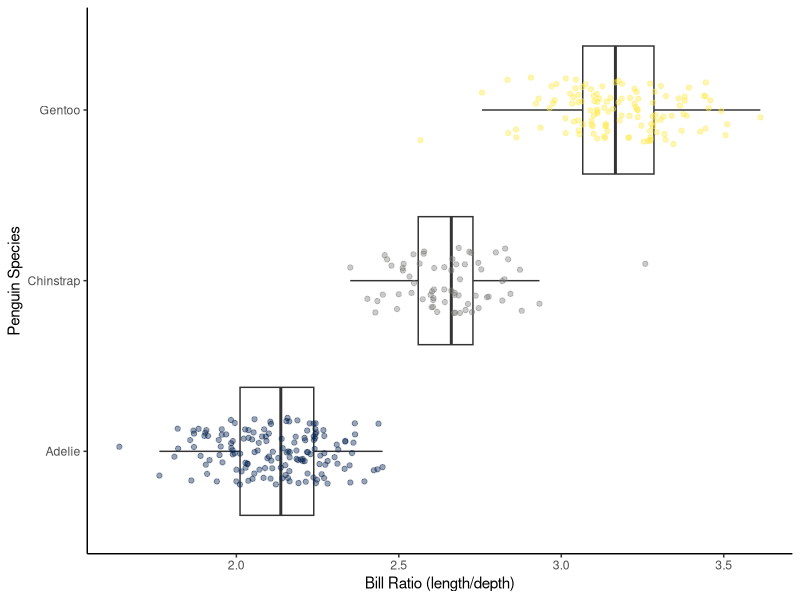
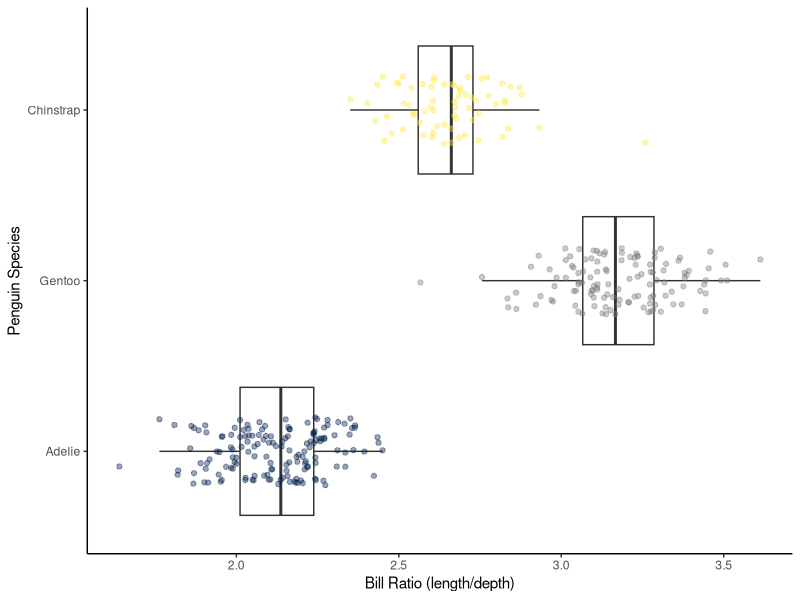
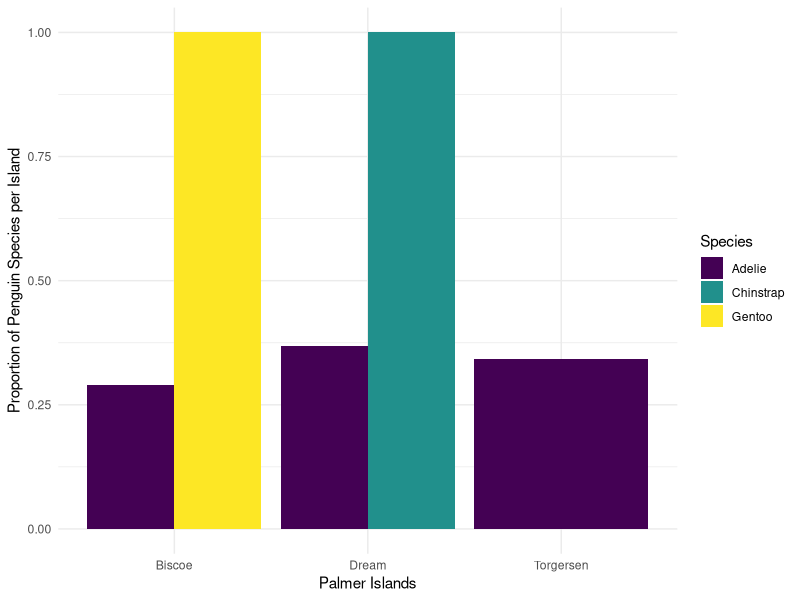

Here is the R script that generated these plots, in order:
## ---- chunk 1
#| label: setup
#| include: false

library(tidyverse)
library(palmerpenguins)
data(penguins)
## ---- chunk 2
penguins |>
  mutate(body_mass_kg = body_mass_g / 1000)
## ---- chunk 3
penguins |> 
  drop_na() #if we leave it blank it will remove any row with an NA
## ---- chunk 4
penguins |> 
  drop_na(sex) #adding a variable, removes rows with NA just for that variable
## ---- chunk 5
#| label: "create-variable"
penguins <- penguins |> 
  mutate(bill_ratio = bill_length_mm/bill_depth_mm) #create bill ratio variable using length/depth
## ---- chunk 6
#| label: "create-boxplot"
penguins |> #load penguin data
  ggplot(aes(x = bill_ratio, y = species)) + #create plot with x as bill ratio and y as species
  geom_boxplot(outliers = FALSE) + #create boxplot with no outliers
  geom_jitter(aes(color = species), #add a jitter plot with point color mapped to species
              height = 0.2, #decrease vertical range on points
              alpha = 0.4) + #decrease transparency
  guides(color = "none") + #remove legend for color
  scale_color_viridis_d(option = "cividis") + #change color pallate to cividis
  labs(x = "Bill Ratio (length/depth)", #change x-axis label
       y = "Penguin Species") + #change y-axis label
  theme_classic() #change theme of plot
## ---- chunk 7
"create-3-variables"
penguins <- penguins |>
  mutate(bill_ratio = bill_length_mm/bill_depth_mm, #create bill ratio variable using length/depth
         body_mass_kg = body_mass_g/1000, #create body mass variable in kg
         flipper_length_m = flipper_length_mm/1000) #create flipper length variable in m
## ---- chunk 8
#| label: "create-boxplot-2"
penguins |> 
  mutate(species = 
           fct_relevel(species, "Adelie", "Gentoo", "Chinstrap"),
         bill_ratio = bill_length_mm/bill_depth_mm) |> 
  ggplot(aes(x = bill_ratio, y = species)) + #create plot with x as bill ratio and y as species
  geom_boxplot(outliers = FALSE) + #create boxplot with no outliers
  geom_jitter(aes(color = species), #add a jitter plot with point color mapped to species
              height = 0.2, #decrease vertical range on points
              alpha = 0.4) + #decrease transparency
  guides(color = "none") + #remove legend for color
  scale_color_viridis_d(option = "cividis") + #change color pallate to cividis
  labs(x = "Bill Ratio (length/depth)", #change x-axis label
       y = "Penguin Species") + #change y-axis label
  theme_classic() #change theme of plot
## ---- chunk 9
penguins |>
  group_by(species) |>
  summarize(mass_mean = mean(body_mass_g, na.rm = TRUE),
            mass_sd = sd(body_mass_g, na.rm = TRUE))
## ---- chunk 10
#| label: "find-mean-and-std"
penguins |> #load penguin data
  drop_na(species, sex) |> #remove species and sex variables marked as NA
  mutate(body_mass_kg = body_mass_g/1000) |> #create body mass variable in kg 
  group_by(species, sex) |> #groups variables by species and sex
  summarize(mass_mean_kg = mean(body_mass_kg, na.rm = TRUE), #calculate mean body mass in kg
            mass_sd_kg = sd(body_mass_kg, na.rm = TRUE)) #calculate standard deviation body mass in kg
## ---- chunk 11
#| label: "create-max-min-table"
penguins |>
  filter(species == "Chinstrap") |> #select only Chinstrap
  group_by(island) |> #group by island
  summarize(flip_max = max(flipper_length_mm), #calculate flipper max variable
            flip_min = min(flipper_length_mm)) #calculate flipper min variable
## ---- chunk 12
#| label: "following-sequence-1"
penguins |> 
  mutate(bill_ratio = bill_length_mm/bill_depth_mm) |> #create bill ratio variable
  select(species, bill_ratio) |> #only keep species and bill ratio columns
  group_by(species) |> #group by species
  summarize(bill_ratio_mean = mean(bill_ratio, na.rm = TRUE)) #find mean bill ratio
## ---- chunk 13
penguins |>
  group_by(species) |> 
  summarize(bill_length_mean = mean(bill_length_mm, na.rm = TRUE),
            bill_depth_mean = mean(bill_depth_mm, na.rm = TRUE),
            flipper_length_mean = mean(flipper_length_mm, na.rm = TRUE))
## ---- chunk 14
penguins |>
  group_by(species) |>
  summarize(across(ends_with("mm"), 
                   .fns = mean, 
                   na.rm = TRUE))
## ---- chunk 15
penguins |>
  group_by(year) |>
  summarise(across(starts_with("bill"), 
                   .fns = max, 
                   na.rm = TRUE, 
                   .names = "max_{.col}"))
## ---- chunk 16
penguins |>
  group_by(year) |>
  summarise(across(starts_with("bill"), 
                   .fns = max, 
                   na.rm = TRUE, 
                   .names = "{.col}_max"))
## ---- chunk 17
penguins |>
  group_by(species) |>
  summarize(across(contains("length"),
                   list(avg = mean, stdev = sd),
                   na.rm = TRUE,
                   .names = "{.fn}_{.col}"))
## ---- chunk 18
#| label: "create-median-table"
penguins |>
  group_by(island) |> #group by island
  summarize(across(ends_with("mm"), #select columns ending with "mm"
                   .fns = median, #calculate median for each
                   na.rm = TRUE, #remove NA variables
                   .names = "{.col}_median")) #set names as "colname_median"
## ---- chunk 19
#| label: "following-sequence-2"
penguins |>
  filter(island != "Biscoe") |> #remove penguins on Biscoe Island
  select(1:6) |> #only keep variables species through body mass
  rename("spp_penguin" = species) |> #rename species variable to "spp_penguin"
  group_by(spp_penguin) |> #group by species
  summarize(across(contains("length"), #select columns with "length"
                   .fns = mean, #calculate mean for each
                   na.rm = TRUE, #remove NA variables
                   .names = "{.col}_mean")) #set names as "colname_mean"
## ---- chunk 20
penguins |>
  group_by(species) |>
  summarize(n = n())
## ---- chunk 21
penguins |>
  count(species)
## ---- chunk 22
penguins |>
  count(species, year) #counts number of penguins by species and year
## ---- chunk 23
penguins |> 
  count(species, island) |> #counts number of penguins by species and island
  group_by(species) |> #groups by species 
  mutate(total = sum(n),  #creates variable total for each species and island group
         prop = n/total) |>  #creates variable prop for each species and island group
  ggplot(aes(x = island, y = prop, fill = species)) + #creates plot with x mapped to island, y mapped to prop, and color mapped to species
  geom_col(position = position_dodge()) + #sets column position to dodged
  scale_fill_viridis_d() + #changes color scale to viridis color pallatte
  labs(x = "Palmer Islands", #changes x-axis label
       y = "Proportion of Penguin Species per Island", #changes y-axis label
       fill = "Species") + #changes color's legend's label
  theme_minimal() #changes theme to minimal
## ---- chunk 24
#| label: "count-observations"
penguins |> 
  count(species, island, year) #counts number of penguins by species, island, and year
## ---- chunk 25
#| label: "count-observations2"
penguins |> 
  drop_na(species, sex) |> #remove NAs for species and sex
  filter(species == c("Adelie", "Gentoo")) |> #keep only Adelie and Gentoo penguins
  count(species, sex) #counts number of penguins by species and sex
## ---- chunk 26
penguins |>
  mutate(size_bin = case_when(
      body_mass_g > 4500 ~ "large",
      body_mass_g > 3000 & body_mass_g <= 4500 ~ "medium",
      body_mass_g <= 3000 ~ "small"
    )
  )
## ---- chunk 27
penguins |>
  select(species, year, flipper_length_mm) |>  #keep only species, year, and flipper length variables
  rename(study_year = year) |>   #rename year variable to study_year
  filter(species == "Adelie") |>  #select only Adelie penguin species
  mutate(flipper_rank = case_when(   #create flipper rank variable
    flipper_length_mm < 200 ~ 1,   #set lengths less than 200 to 1
    flipper_length_mm >= 200 ~ 2,  #set lengths greater than or equal to 200 to 2
    TRUE ~ 0 # 0 for anything else
  ))
## ---- chunk 28
#| label: "create-new-variable"
penguins |>
  mutate(study_year = case_when(   #create study_year variable
    year == 2007 ~ "Year 1",   #set year 2007 to Year 1
    year == 2008 ~ "Year 2",   #set year 2008 to Year 2
    year == 2009 ~ "Year 3"   #set year 2009 to Year 3
  ))
## ---- chunk 29
#| label: "following-sequence-3"
penguins |>
  filter(species == "Chinstrap") |> #select only Chinstrap penguin species
  select(flipper_length_mm, body_mass_g) |> #select only flipper length and body mass columns
  mutate(fm_ratio = flipper_length_mm/body_mass_g, #create fm_ratio variable
         ratio_bin = case_when( #create ratio_bin variable
           fm_ratio >= 0.05 ~ "high", #set high for fm_ratio greater than or equal to 0.05
           fm_ratio < 0.05 ~ "low", #set low for fm_ratio less than 0.05
           TRUE ~ "no record" #no record for anything else
  ))
  
